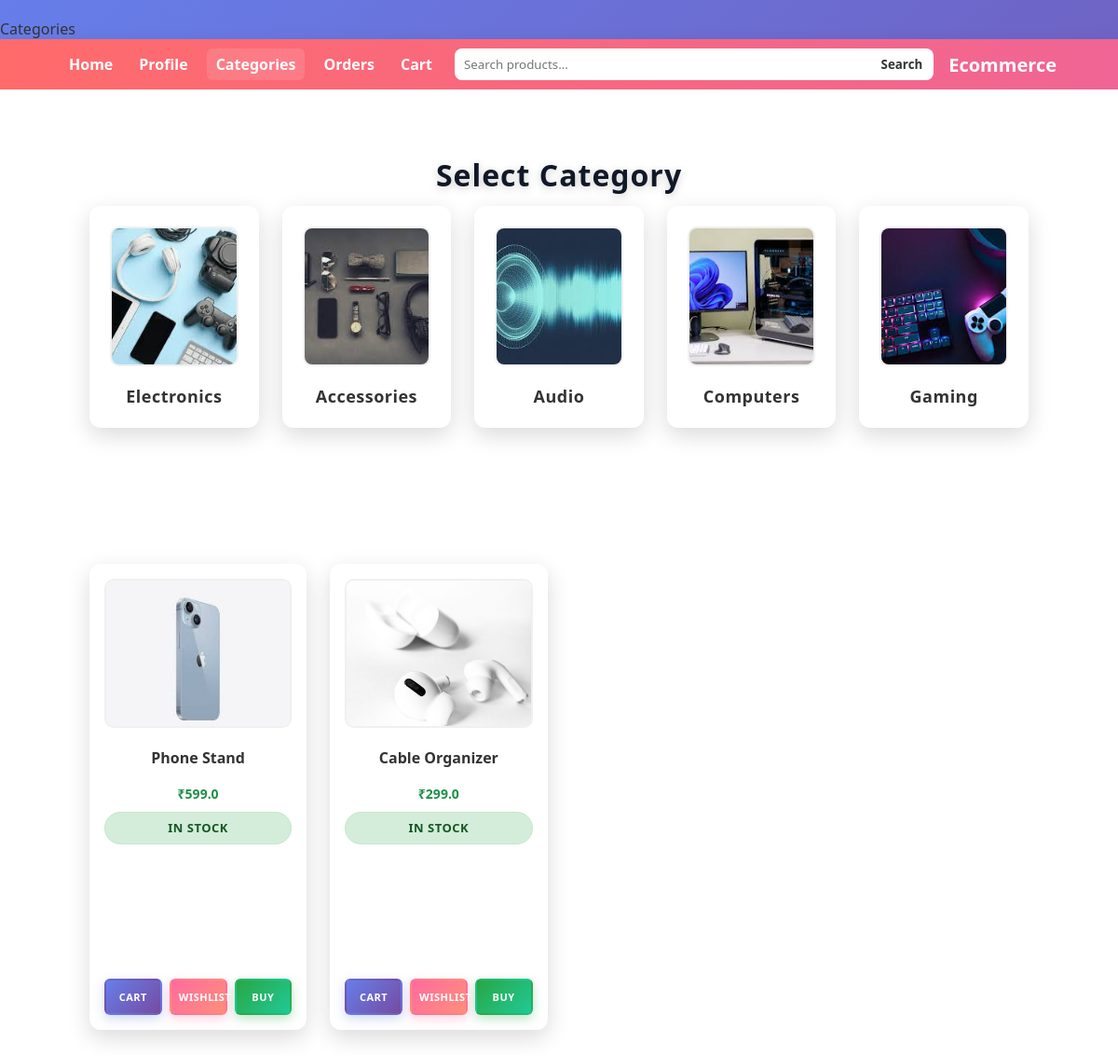
The page /user/categories?category=Accessories (signed in) on the database its author committed.
### tables this page shows
CREATE TABLE products (
        productid INTEGER PRIMARY KEY AUTOINCREMENT,
        name TEXT NOT NULL,
        description TEXT,
        category TEXT NOT NULL,
        image_url TEXT,
        price REAL NOT NULL,
        stock INTEGER DEFAULT 0,
        active INTEGER DEFAULT 1,
        created_at TEXT DEFAULT (datetime('now')),
        updated_at TEXT DEFAULT (datetime('now'))
    );

### app.py (the view)
@app.route('/user/categories')
@token_required(role='user')
def user_categories():
    category = request.args.get('category')
    items =[]
    if category:
        items = show_category(category)
    return render_template(
        'user/categories.html',
        items=items,
        selected_category=category
    )

### app.py (called while the page is built)
def token_required(role=None):
    def wrapper(f):
        @wraps(f)
        def decorated(*args, **kwargs):
            token = request.cookies.get('token')
            if not token:
                return redirect(url_for('login'))
            try:
                data = jwt.decode(
                    token,
                    app.config['SECRET_KEY'],
                    algorithms=["HS256"]
                )
            except jwt.ExpiredSignatureError:
                return redirect(url_for('login'))
            except jwt.InvalidTokenError:
                return redirect(url_for('login'))
            if role and data['role'] != role:
                return "Unauthorized access"
            return f(*args, **kwargs)
        return decorated
    return wrapper

### database/connection.py (called while the page is built)
def databaseConfig():
    db_path = Path(__file__).resolve().parent / 'carting.db'
    db_path.parent.mkdir(parents=True, exist_ok=True)
    connection = sqlite3.connect(str(db_path), check_same_thread=False)
    connection.row_factory = sqlite3.Row  # Enable dict-like row access
    connection.execute('PRAGMA foreign_keys = ON')
    return connection

### database/user_utility.py (called while the page is built)
def show_category(category):
    db = databaseConfig()
    cursor = db.cursor()
    query = "SELECT * FROM products WHERE category = ? AND active = 1"
    cursor.execute(query, (category,))
    items = cursor.fetchall()
    cursor.close()
    db.close()
    return [dict(item) for item in items]

### templates/user/categories.html (shortened to what this page needs)
{% extends "user/user.html" %}
{% block head_extra %}
<link rel="stylesheet" href="{{ url_for('static', filename='css/user_categories.css') }}">
{% endblock %}
{% block content %}
<div class="container">
    <h1 class="page-title">Select Category</h1>
    <div class="category-section">
        <a href="{{ url_for('user_categories', category='Electronics') }}" class="category-card">
            <img src="{{ url_for('static', filename='uploads/image.png') }}">
            <h3>Electronics</h3>
        </a>
        <a href="{{ url_for('user_categories', category='Accessories') }}" class="category-card">
            <img src="{{ url_for('static', filename='uploads/accessories.png') }}">
            <h3>Accessories</h3>
        </a>
        <a href="{{ url_for('user_categories', category='Audio') }}" class="category-card">
            <img src="{{ url_for('static', filename='uploads/audio.png') }}">
            <h3>Audio</h3>
        </a>
        <a href="{{ url_for('user_categories', category='Computers') }}" class="category-card">
            <img src="{{ url_for('static', filename='uploads/computers.png') }}">
            <h3>Computers</h3>
        </a>
        <a href="{{ url_for('user_categories', category='Gaming') }}" class="category-card">
            <img src="{{ url_for('static', filename='uploads/gaming.png') }}">
            <h3>Gaming</h3>
        </a>
    </div>
    {% if selected_category %}
    <div class="products-section">
        <h2>{{ selected_category }} Products</h2>
        {% if items %}
        <div class="product-grid">
            {% for item in items %}
            <div class="product-card">
                <img src="{{ url_for('static', filename=item.image_url) }}" alt="{{ item.name }}">
                <h4>{{ item.name }}</h4>
                <p class="price">₹{{ item.price }}</p>
                {% if item.stock > 0 %}
                    <p class="stock in">In Stock</p>
                {% else %}
                    <p class="stock out">Out of Stock</p>
                {% endif %}
                <div class="buttons">
                    <form action="{{ url_for('user_cart') }}" method="POST">
                        <button type="submit" class="cart-btn">Cart</button>
                    </form>
                    <form action="/add_to_wishlist/{{ item.productid }}" method="POST">
                        <button class="wish-btn">Wishlist</button>
                    </form>
                    <form action="{{ url_for('buy_now', product_id=item.productid) }}" method="POST">
                        <button class="buy-btn">Buy</button>
                    </form>
                </div>
            </div>
            {% endfor %}
        </div>
        {% else %}
            <p>No products found.</p>
        {% endif %}
    </div>
    {% endif %}
</div>
{% endblock %}

### static/css/user_users.css (style rules this page uses)
* { margin: 0; padding: 0; box-sizing: border-box; font-family: "Segoe UI", Tahoma, Geneva, Verdana, sans-serif; }
body { background: linear-gradient(135deg, #667eea 0%, #764ba2 100%); color: #333; min-height: 100vh; }
.product-card { background: #fff; padding: 12px; border-radius: 10px; box-shadow: 0 8px 20px rgba(0,0,0,0.06); text-align: center; }
.product-card .price { color:#1f8f4a; font-weight:700; }
.product-card .stock { font-size:13px; color:#666; }
.product-card { display: flex; flex-direction: column; height: 100%; }
.buttons { display: flex; gap: 8px; margin-top: auto; flex-wrap: wrap; }
.buttons form { flex: 1; min-width: 0; display: flex; }
.buttons button { width: 100%; }
.cart-btn, .wish-btn, .buy-btn { flex: 1; border: none; padding: 10px 8px; border-radius: 6px; cursor: pointer; font-size: 12px; font-weight: 700; text-transform: uppercase; letter-spacing: 0.5px; transition: all 0.3s ease; color: white; border: 2px solid transparent; white-space: nowrap; }
.cart-btn { background: linear-gradient(135deg, #667eea 0%, #764ba2 100%); box-shadow: 0 4px 12px rgba(102, 126, 234, 0.3); }
.wish-btn { background: linear-gradient(135deg, #ff6b9d 0%, #ff8e7b 100%); box-shadow: 0 4px 12px rgba(255, 107, 157, 0.3); }
.buy-btn { background: linear-gradient(135deg, #28a745 0%, #20c997 100%); box-shadow: 0 4px 12px rgba(40, 167, 69, 0.3); }
.content h1 { font-size: 32px; margin-bottom: 12px; color: #111827; font-weight: 700; }
.content p { margin-bottom: 30px; color: #6b7280; font-size: 16px; line-height: 1.6; }

### rows shown on the page
products: image_url (picture), name "Phone Stand", price "599.0", stock "IN STOCK"
products: image_url (picture), name "Cable Organizer", price "299.0", stock "IN STOCK"
